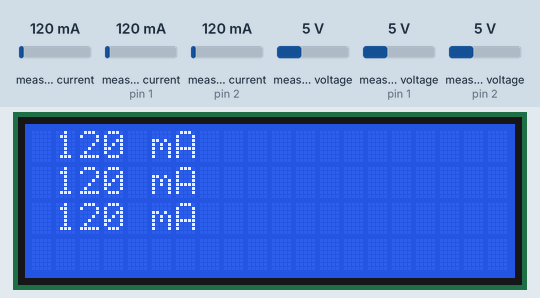
This sketch was run on a simulated Arduino Pro Mini, built with avr-gcc and run on an emulated ATmega328P. On the bench: 20×4 character LCD. Inputs (shaded band) come from the test bench; at power-on: measured current 120 mA, measured current (sensors on pin 1, pin 2) 120 mA, measured voltage 5 V, measured voltage (sensors on pin 1, pin 2) 5 V. What the sketch prints to the serial monitor is not drawn.

Above: at 7.8 s.
7.9 s: measured current (sensor 0) set to 40 mA
At 8.8 s:
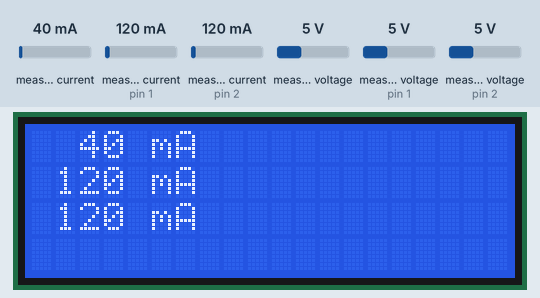
9.5 s: measured current (sensor on pin 1) set to 40 mA
At 11.2 s:
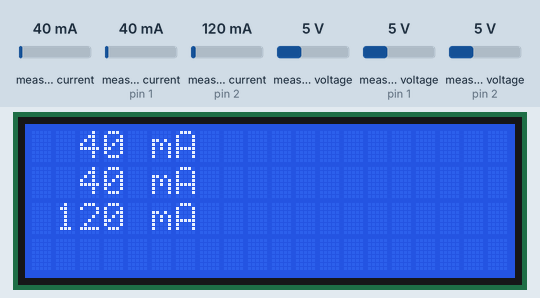
11.5 s: measured current (sensor on pin 2) set to 40 mA
At 12.4 s:
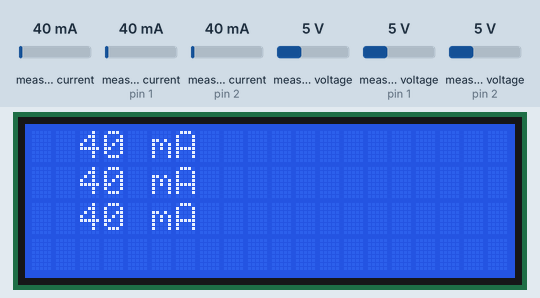
13.5 s: measured current (sensor 0) set to 500 mA
At 14.6 s:
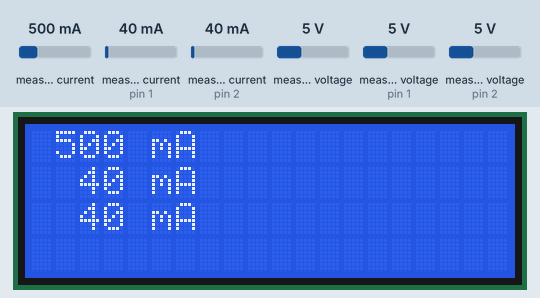
15.5 s: measured current (sensor on pin 1) set to 500 mA
At 16.9 s:
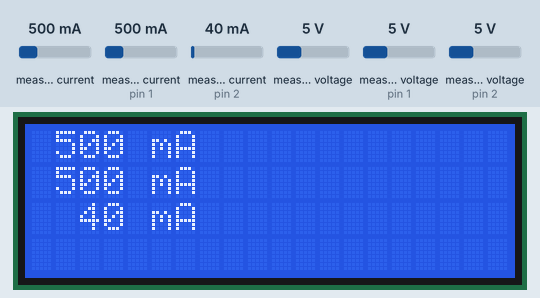
17.5 s: measured current (sensor on pin 2) set to 500 mA
At 19.4 s:
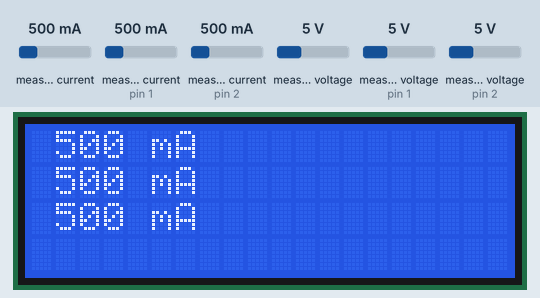
Timing chart, 0 to 20.5 s (numbered marks = the images above; inputs shaded):
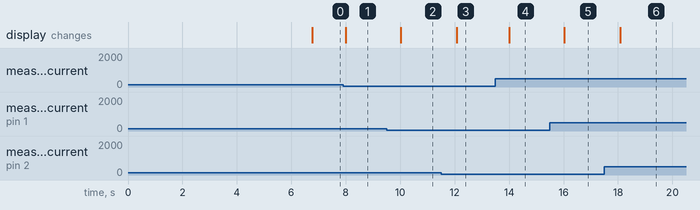

Measured:
- after the input at 7.9 s, the display: changes after 0.11 s (image 1)
- after the input at 9.5 s, the display: changes after 0.53 s (image 2)
- after the input at 11.5 s, the display: changes after 0.59 s (image 3)
- after the input at 13.5 s, the display: changes after 0.51 s (image 4)
- after the input at 15.5 s, the display: changes after 0.53 s (image 5)
- after the input at 17.5 s, the display: changes after 0.59 s (image 6)

The sketch:

LiPoCharger3.ino
```cpp
/*
   a18.lipocharger_4616 step-down, INA3221 current sensor, TP4056 LiPo-charger, 2004A LCD display

   Ref.: https://github.com/RobTillaart/INA3221_RT

   Board: Arduino Pro Mini
   Processor: Atmega328P (3.3V 8 MHz), but supplied  by 5V
   Port:  /dev/ttyUSB0 (Arduino Mini Pro)
   Programmer: AVRISP mk II
   Serial speed: 57600

  Sketch uses X bytes (X%) of program storage space. Maximum is 32256 bytes.
  Global variables use X bytes (X%) of dynamic memory, leaving X bytes for local variables. Maximum is 2048 bytes.

  Wiring dis2004A - Arduino:
    fnc - col- pin
    GND - BK - GND
    VCC - YE - VCC
    SDA - BN - A4
    SCL - GY - A5
  Wiring INA3221 - Arduino:
    fnc - col- pin
    VS  - YE - VCC
    GND - BK - GND
    SCL - GY - A5
    SDA - BN - A4
*/


#include <Arduino.h>
#include <Wire.h>


#include "myCli.h"
#include "myWire.h"
#include "myLiquidCrystal_I2C.h"
#include "myINA3221.h"


void setup(void) {
  cliSetup();

  wireSetup();

  lcdSetup();

  ina3221setup();
}


void loop(void) {
  cliLoop();

  ina3221loop();

  const uint32_t period = 1000L;
  uint32_t wait = millis() % period;
  delay(period - wait);
}
```

myCli.cpp
```cpp
// myCli.cpp

// handle CLI commands


#include <Arduino.h>
#include "myCli.h"
#include "myWire.h"
#include "myLiquidCrystal_I2C.h"


#define NODE 18


char cliBuf[BUFLEN];
char rxmsg[MSGLEN + 1];
char txmsg[MSGLEN + 1];
uint8_t lDeb = 1;


void cliSetup(void) {
  Serial.begin(57600);
  delay(1500);
  Serial.println("\n");  // 2 empty lines
}


// Receive commands from Serial command line, split in separate commands, handle each command and show results
void cliLoop(void) {
  if (cliSerial(rxmsg)) {
    if (rxmsg[0]) {
      cliSplit(rxmsg, txmsg);
    }
  }

  if (strlen(txmsg)) {
    Serial.print("-");
    Serial.println(txmsg);
    txmsg[0] = 0;
  }
}


// get CLI commands from Serial and execute them:
bool cliSerial(char *rxmsg) {
  char c;
  int myI = 0;
  bool myStop = false, sereceived = false;

  // Read commands string from Serial
  while (Serial.available() && !myStop) {
    c = Serial.read();
    if (c == '\n') {
      myStop = true;
    } else {
      rxmsg[myI++] = c;
    }
    if (myI >= MSGLEN)
      myStop = true;
    sereceived = true;
    delay(10);   // to allow for next char
  }
  rxmsg[myI] = 0;

  return sereceived;
}


// split command line in rxmsg separated by ';' into single commands:
void cliSplit(char* rxmsg, char* txmsg) {
  txmsg[0] = 0;

  int myC = 0;
  char myCmd[MSGLEN + 1];
  for (uint8_t myI = 0; myI < strlen(rxmsg); myI++) {
    if (rxmsg[myI] == ';' || rxmsg[myI] == 0 || rxmsg[myI] == '\n') {
      myCmd[myC] = 0;
      myC = 0;
      if (myCmd[0] != 0) {
        cliExec(myCmd, txmsg);   // writes and serialprints txmsg
      }
    } else {
      myCmd[myC] = rxmsg[myI];
      myC++;
    }
  }

  rxmsg[0] = 0;
}


// execute a single CLI command:
void cliExec(char *rxmsg, char* txmsg) {
  if (strstart(rxmsg, "de")) {   // de; de=0; de=1;
    cliDeb(rxmsg, txmsg);
  } else if (strstart(rxmsg, "id")) {   // "id;"
    cliWho(rxmsg, txmsg);
  } else if (strstart(rxmsg, "wh")) {   // "id;"
    cliWho(rxmsg, txmsg);
  } else if (strstart(rxmsg, "wi")) {   // "wire/I2C"
    cliWire(rxmsg, txmsg);
  } else  {
    snprintf(cliBuf, sizeof(cliBuf), "clex%d\terr: '%s'", __LINE__, rxmsg);
    Serial.println(cliBuf);
  }
}


// Function: set debug level;   usage: de;  de=0;   de=1;
void cliDeb(char* rxmsg, char* txmsg) {
  if (rxmsg[2] != '=') {
    if (lDeb > 1) {
      snprintf(cliBuf, sizeof(cliBuf), "clde%d\tlDeb=%d", __LINE__, lDeb);
      Serial.println(cliBuf);
    }
    sprintf(&txmsg[strlen(txmsg)], "de=%d;", lDeb);
  } else {
    int8_t result = -2;
    result = sscanf(&rxmsg[3], "%d", &lDeb);
    if (result < 1) {
      if (lDeb > 1) {
        snprintf(cliBuf, sizeof(cliBuf), "clde%d\terr: set lDeb failed: '%s'", __LINE__, &rxmsg[3]);
        Serial.println(cliBuf);
      }
      sprintf(&txmsg[strlen(txmsg)], "de=err;");
    } else {
      if (lDeb > 1) {
        snprintf(cliBuf, sizeof(cliBuf), "clde%d\tlDeb=>%d", __LINE__, lDeb);
        Serial.println(cliBuf);
      }
      sprintf(&txmsg[strlen(txmsg)], "de=%d;", lDeb);
    }
  }
}


// Function: show ID;   usage: id;   who;
void cliWho(char* rxmsg, char* txmsg) {
  sprintf(&txmsg[strlen(txmsg)], "id=a%02d, LiPo-charger with current-sensor and LCD-display", NODE);
}
```

myCli.h
```cpp
#pragma once

// myCli.h
// handle CLI commands


#define strstart(string, s) (! strncmp(string, s, strlen(s)))
#define BUFLEN 128
#define MSGLEN 64

//extern bool serialActive;
extern uint8_t lDeb;
extern char cliBuf[BUFLEN];
extern char rxmsg[MSGLEN + 1];
extern char txmsg[MSGLEN + 1];


void cliSetup(void);           // handle CLI commands
void cliLoop(void);            // handle commands over Serial
bool cliSerial(char *);        // read command line from Serial
void cliSplit(char*, char*);   // split command line in rxmsg separated by ';' into single commands
void cliExec(char *, char*);   // execute a single CLI command
void cliDeb(char*, char*);
void cliWho(char*, char*);
```

myINA3221.cpp
```cpp
// myINA3221.cpp

// handle INA3221 current sensor


#include <Arduino.h>
#include "myCli.h"
#include "myLiquidCrystal_I2C.h"
#include "myINA3221.h"


INA3221 ina3221(0x40);   // versie INA3221_RT/INA3221.h


bool ina3221setup(void) {
  if (! ina3221.begin()) {
    sprintf(cliBuf, "su%d\tError: device not found", __LINE__);
    Serial.println(cliBuf);
    return false;
  }

  Serial.print("DieID: \t");
  Serial.println(ina3221.getDieID(), HEX);
  Serial.print("ManID: \t");
  Serial.println(ina3221.getManufacturerID(), HEX);
  Serial.print(" Conf: \t");
  Serial.println(ina3221.getConfiguration(), HEX);

  ina3221.setShuntR(0, 0.100);
  ina3221.setShuntR(1, 0.100);
  ina3221.setShuntR(2, 0.100);

  Serial.println("\nCHAN\tCRITIC\tWARNING");
  for (int ch = 0; ch < 3; ch++)  {
    Serial.print(ch);
    Serial.print("\t0x");
    Serial.print(ina3221.getCriticalAlert(ch), HEX);
    Serial.print("\t0x");
    Serial.print(ina3221.getWarningAlert(ch), HEX);
    Serial.println();
  }

  Serial.println("\nShunt Voltage");
  Serial.print("  SVSUM:\t0x");
  Serial.println(ina3221.getShuntVoltageSum(), HEX);
  Serial.print("SVLIMIT:\t0x");
  Serial.println(ina3221.getShuntVoltageSumLimit(), HEX);

  Serial.println("\nMask/ Enable");
  Serial.print("M/E:\t0x");
  Serial.println(ina3221.getMaskEnable(), HEX);

  Serial.println("\nPower Limit");
  Serial.print("UPPER:\t0x");
  Serial.println(ina3221.getPowerUpperLimit(), HEX);
  Serial.print("LOWER:\t0x");
  Serial.println(ina3221.getPowerLowerLimit(), HEX);

  return true;
};


void ina3221loop(void) {
  ina3221display();
};


void ina3221display(void) {
  Serial.println("\nCHAN\tBUS\tSHUNT\t\tCURRENT\t\tPOWER");
  for (int ch = 0; ch < 3; ch++)  {
    Serial.print(ch);
    Serial.print("\t");
    Serial.print(ina3221.getBusVoltage(ch), 3);
    Serial.print(" V\t");
    Serial.print(ina3221.getShuntVoltage_mV(ch), 3);
    Serial.print(" mV\t");
    Serial.print(ina3221.getCurrent_mA(ch), 3);
    Serial.print(" mA\t");
    Serial.print(ina3221.getPower_mW(ch), 3);
    Serial.println(" mW");
    lcd.setCursor(0, ch);
    sprintf(cliBuf, "%4d mA             ", (int) ina3221.getCurrent_mA(ch));
    lcd.print(cliBuf);
  }

  lcd.setCursor(0, 3);
  sprintf(cliBuf, "%20.20s", "");
  lcd.print(cliBuf);
}
```

myINA3221.h
```cpp
#pragma once

// myINA3221.h
// control INA3221 current sensor


#include <Wire.h>
#include "INA3221.h"   // versie INA3221/INA3221.h


extern bool ina3221setup(void);
extern void ina3221loop(void);
extern void ina3221display(void);
```

myLiquidCrystal_I2C.cpp
```cpp
// myLiquidCrystal_I2C.cpp

// handle INA219 current sensor


#include <Arduino.h>
#include "myCli.h"
#include "myLiquidCrystal_I2C.h"


LiquidCrystal_I2C lcd(0x27, 20, 4);


bool lcdSetup(void) {
  lcd.init();                      // initialize the lcd

  // Print a message to the LCD.
  lcd.backlight();
  lcd.setCursor(3,0);
  lcd.print("Hello, world!");
  lcd.setCursor(2,1);
  lcd.print("Ywrobot Arduino!");
  lcd.setCursor(0,2);
  lcd.print("Arduino LCM IIC 2004");
  lcd.setCursor(2,3);
  lcd.print("Power By Ec-yuan!");

  return true;
}

/*
void lcdLoop(void) {

}
*/
```

myLiquidCrystal_I2C.h
```cpp
#pragma once

// myLiquidCrystal_I2C.h
// control 2004A display


#include <Wire.h>
#include <LiquidCrystal_I2C.h>   // Ref.: https://github.com/johnrickman/LiquidCrystal_I2C


extern LiquidCrystal_I2C lcd;


extern bool lcdSetup(void);
//extern void lcdLoop(void);
```

myWire.cpp
```cpp
// myWire.cpp

#include "Arduino.h"
#include "Wire.h"
#include "myCli.h"
#include "myWire.h"


bool wireSetup(void) {
  Wire.begin();

  wireScan();

  return true;
}


void cliWire(char* rxmsg,  char* txmsg) {
  if (rxmsg[2] == 0) {   // "wi;"
    wireScan();
  }
}


// TO DO: store address ranges in an array
// TO DO: return a list of detected addresses
void wireScan(void) {
  byte error, address;
  int nDevices;
  snprintf(cliBuf, sizeof(cliBuf), "\n\nwisc%d\tScanning I2C ...", __LINE__);
  Serial.println(cliBuf);

  nDevices = 0;
  for (address = 1; address < 127; address++ ) {
    Wire.beginTransmission(address);
    error = Wire.endTransmission();
    if (error == 0) {
      snprintf(cliBuf, sizeof(cliBuf), "wisc%d\tI2C device found at address 0x%02X", __LINE__, address);
      Serial.print(cliBuf);
      if (address == 0x23 || address == 0x5C) {   // Note: ADDR must be connected to ground. DON'T use address 0x23 here, that can also be a display address !
        snprintf(cliBuf, sizeof(cliBuf), " - BH1750/GY-302 light sensor");
        Serial.println(cliBuf);
        delay(1000);
      } else if (0x20 <= address && address <= 0x27) {
        //i2cDisplay.address = address;
        snprintf(cliBuf, sizeof(cliBuf), " - 16*2 or 20*4 LCD display");
        Serial.println(cliBuf);
        delay(1000);
      } else if (0x40 <= address && address <= 0x4F) {
        //i2cColorSensor.address = address;
        snprintf(cliBuf, sizeof(cliBuf), " - INA219 or INA3221 current sensor");
        Serial.println(cliBuf);
        delay(1000);
      } else {
        Serial.println();
      }
      nDevices++;
    } else if (error == 4) {
      snprintf(cliBuf, sizeof(cliBuf), "wisc%d\tUnknown error at address 0x02X", __LINE__, address);
      Serial.println(cliBuf);
    }
  }

  if (nDevices == 0) {
    snprintf(cliBuf, sizeof(cliBuf), "wisc%d\tNo I2C devices found\n", __LINE__);
    Serial.println(cliBuf);
  } else {
    snprintf(cliBuf, sizeof(cliBuf), "wisc%d\t%d I2C devices found, done.\n", __LINE__, nDevices);
    Serial.println(cliBuf);
  }
}
```

myWire.h
```cpp
#pragma once

// myWire.h


#include "Arduino.h"


extern bool wireSetup(void);
extern void cliWire(char*, char*);
extern void wireScan(void);
```
